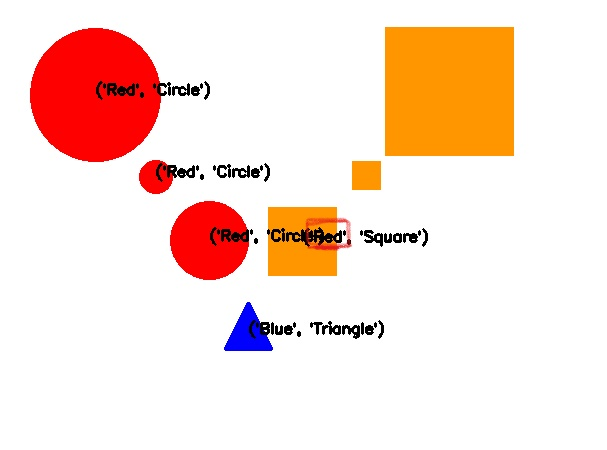
#> input picture issue1.jpg, 607 x 450 px; its folder holds only this picture in this run
$ python -i task_2a.py   (imports and definitions only)
#> lines starting #> are read from the running program, lines starting #| are printed output that depends on the picture; after the words box and inside, x2 and y2 are one past the last pixel; in counts of white or black regions, pixels touching at a corner belong together
#> further down, picture is the input picture: shape (450, 607, 3); mean B, G, R 213.6, 224.3, 249.8
'''
*****************************************************************************************
*
*        		===============================================
*           		Berryminator (BM) Theme (eYRC 2021-22)
*        		===============================================
*
*  This script is to implement Task 2A of Berryminator(BM) Theme (eYRC 2021-22).
*
*  This software is made available on an "AS IS WHERE IS BASIS".
*  Licensee/end user indemnifies and will keep e-Yantra indemnified from
*  any and all claim(s) that emanate from the use of the Software or
*  breach of the terms of this agreement.
*
*
*****************************************************************************************
'''

# Team ID:			BM_1424
# Author List:      Uzma Khan, Shairin Meraj, Abbas Haider, Faizan Choudhary
# Filename:			task_2a.py
# Functions:
# Global variables:
# 					[ List of global variables defined in this file ]

####################### IMPORT MODULES #######################
## You are not allowed to make any changes in this section. ##
## You have to implement this task with the three available ##
## modules for this task (numpy, opencv, os)                ##
##############################################################
import cv2
import numpy as np
import os, sys
import traceback
##############################################################

try:
	import sim

except Exception:
	print('\n[ERROR] It seems the sim.py OR simConst.py files are not found!')
	print('\n[WARNING] Make sure to have following files in the directory:')
	print('sim.py, simConst.py and appropriate library - remoteApi.dll (if on Windows), remoteApi.so (if on Linux) or remoteApi.dylib (if on Mac).\n')
	sys.exit()

try:
	import task_1b

except ImportError:
	print('\n[ERROR] task_1b.py file is not present in the current directory.')
	print('Your current directory is: ', os.getcwd())
	print('Make sure task_1b.py is present in this current directory.\n')
	sys.exit()


################# ADD UTILITY FUNCTIONS HERE #################
## You can define any utility functions for your code.      ##
## Please add proper comments to ensure that your code is   ##
## readable and easy to understand.                         ##
##############################################################

def centroid(contour):
	"""
	Purpose:
	---
	This function takes contour as an argument and returns a list containing
	the x and y values of the centroid

	Input Arguments:
	---
	`contour` : [ numpy array ]
			numpy array of (x, y) coordinates of boundary points of the object.

	Returns:
	---
	`centroid` : [ list ]
			list of (x,y) coordinates of the centroid of the contours
	"""

	centroid = []

	M = cv2.moments(contour)
	if M['m00'] != 0.0:
		cx = int(M['m10']/M['m00'])
		cy = int(M['m01']/M['m00'])

		centroid.append((cx,cy))

	return centroid

def colors_detected(img):
	"""
	Purpose:
	---
	This function takes the image as argument and returns a dictionary
	denoting the color of the shapes in the image.

	Input Arguments:
	---
	`img` : [ numpy array ]
			numpy array of image returned by cv2 library

	Returns:
	---
	`detected_colors` : {dictionary}
			dictionary containing details of colors present in image
	"""
	detected_colors = {}

	# image = cv2.imread(img)
	# Convert BGR to HSV
	hsv_frame = cv2.cvtColor(img, cv2.COLOR_BGR2HSV)
#> hsv_frame: shape (450, 607, 3); mean H, S, V 7.2, 40.5, 250.9

	# defining color ranges

	# pink color range
	low_pink = np.array([130, 0, 220], np.uint8)
	high_pink = np.array([170, 255, 255], np.uint8)
	pink_mask = cv2.inRange(hsv_frame, low_pink, high_pink)
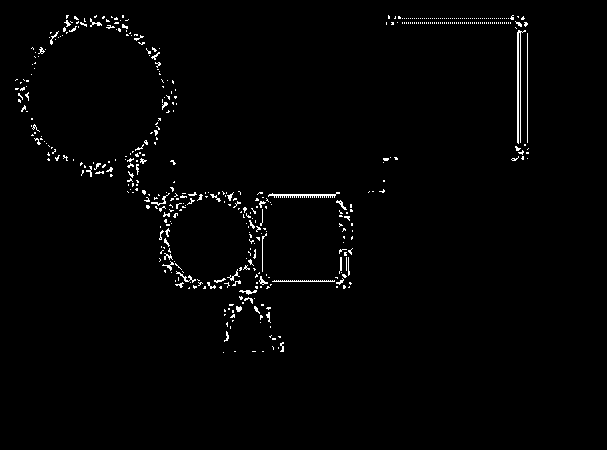
#> pink_mask: shape (450, 607); 1.5% white in thin lines or dots, all inside (x1, y1, x2, y2) = (15, 15, 529, 353)

	# blue color range
	low_blue = np.array([94, 80, 2], np.uint8)
	high_blue = np.array([126, 255, 255], np.uint8)
	blue_mask = cv2.inRange(hsv_frame, low_blue, high_blue)
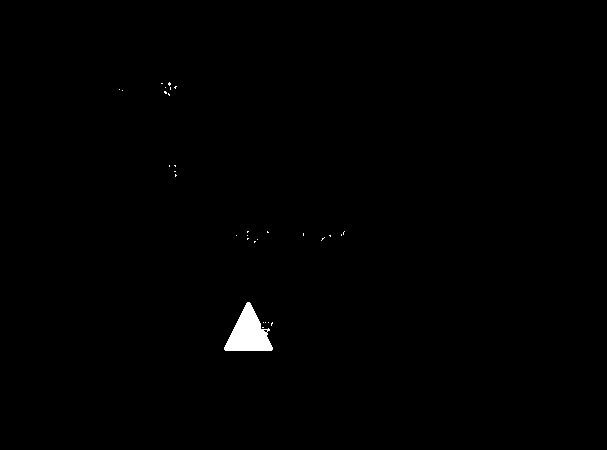
#> blue_mask: shape (450, 607); 0.53% white; 31 white regions (30 under 20 px), largest, box (x1, y1, x2, y2) and area: (224, 302, 273, 351) 1352

	# yellow color range
	low_yellow = np.array([22, 93, 0], np.uint8)
	high_yellow = np.array([45, 255, 255], np.uint8)
	yellow_mask = cv2.inRange(hsv_frame, low_yellow, high_yellow)
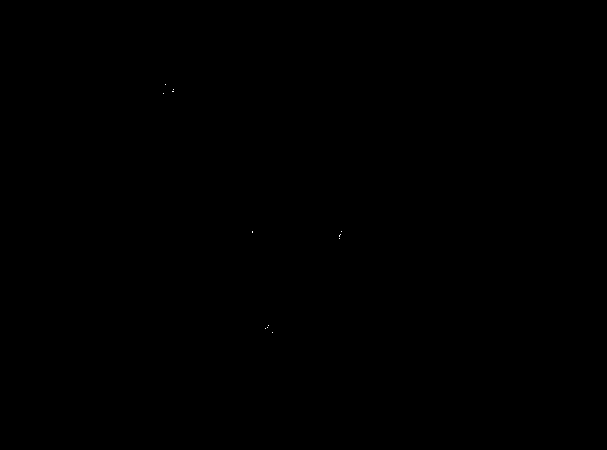
#> yellow_mask: shape (450, 607); 0.01% white in thin lines or dots, all inside (x1, y1, x2, y2) = (163, 84, 342, 333)

	#Morphological Transform: Dilation, to remove noises from the images and performing bitwise_and function to specifically detect a particular color.

	kernal = np.ones((6, 6), "uint8")

	# For pink color
	pink_mask = cv2.dilate(pink_mask, kernal)
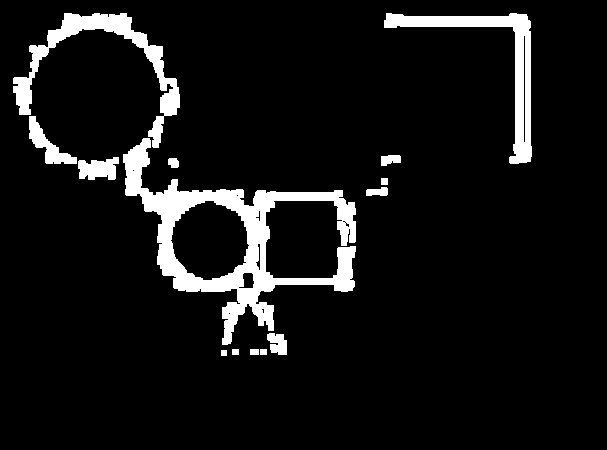
#> pink_mask: shape (450, 607); 7.9% white; 14 white regions, largest, box (x1, y1, x2, y2) and area: (123, 138, 356, 345) 11297, (13, 13, 180, 148) 4053, (384, 13, 532, 164) 3836

	# For blue color
	blue_mask = cv2.dilate(blue_mask, kernal)
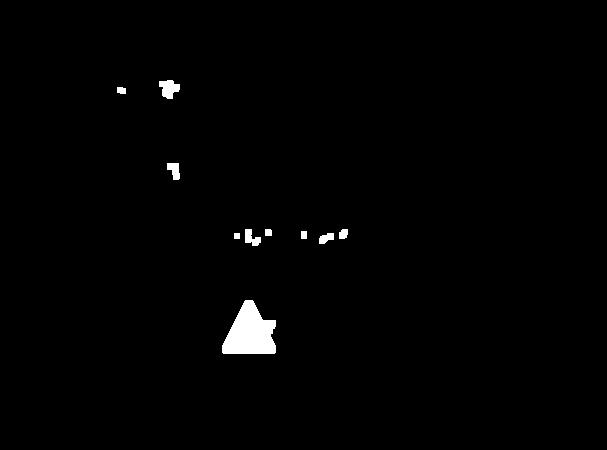
#> blue_mask: shape (450, 607); 1.1% white; 10 white regions, largest, box (x1, y1, x2, y2) and area: (222, 300, 276, 354) 1973, (159, 80, 180, 99) 268, (245, 229, 261, 246) 164

	# For yellow color
	yellow_mask = cv2.dilate(yellow_mask, kernal)
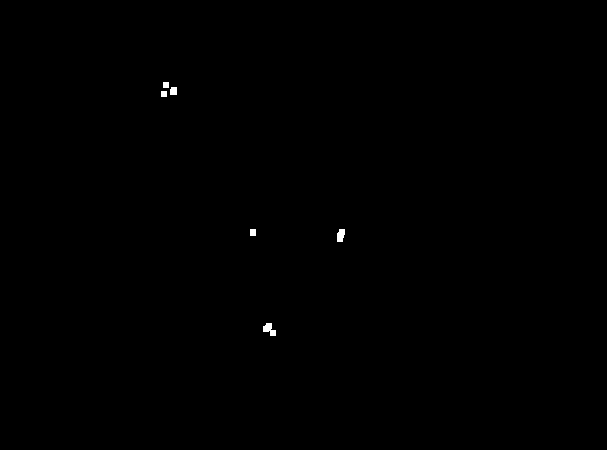
#> yellow_mask: shape (450, 607); 0.13% white; 6 white regions

	# Contours for color detection

	# Creating contour to track pink color
	pink_contours, _ = cv2.findContours(pink_mask, cv2.RETR_TREE, cv2.CHAIN_APPROX_SIMPLE)
#> pink_contours = 26 contours, 7 with area under 20; largest, box (x1, y1, x2, y2) and area: (123, 138, 356, 345) 15331, (170, 200, 250, 281) 4672, (13, 13, 180, 148) 3658, (384, 13, 532, 164) 3642, (29, 116, 77, 164) 726

	# Creating contour to track blue color
	blue_contours, _ = cv2.findContours(blue_mask, cv2.RETR_TREE, cv2.CHAIN_APPROX_SIMPLE)
#> blue_contours = 10 contours; largest, box (x1, y1, x2, y2) and area: (222, 300, 276, 354) 1883, (159, 80, 180, 99) 234, (245, 229, 261, 246) 132, (167, 163, 180, 180) 128, (319, 233, 334, 244) 92

	# Creating contour to track yellow color
	yellow_contours, _ = cv2.findContours(yellow_mask, cv2.RETR_TREE, cv2.CHAIN_APPROX_SIMPLE)
#> yellow_contours = 6 contours; box (x1, y1, x2, y2) and area: (263, 323, 276, 336) 79, (337, 229, 345, 242) 68, (170, 87, 177, 95) 40, (250, 229, 256, 236) 30, (161, 91, 167, 97) 25, (163, 82, 169, 88) 25

	pink = ()
	blue = ()
	yellow = ()

	pink_centroids = []
	blue_centroids = []
	yellow_centroids = []

	# PINK
	for contour in pink_contours:
		area = cv2.contourArea(contour)
		if(area > 300):
			centroids = centroid(contour)

		# centroid
			cx = centroids[0][0]
			cy = centroids[0][1]
			pink = (cx,cy)
			pink_centroids.append(pink)
#> this loop made 26 passes
#> (area, cx, cy) on passes 9, 11, 20, 23, 24, 26: (617, 97, 168), (15331, 227, 239), (4672, 209, 240), (725.5, 47, 144), (3642, 494, 64), (3657.5, 102, 60)
#> area on passes 5, 6, 8, 10, 14, 15: 286, 129, 76.5, 143, 174, 67
#> after the loop, pink_centroids = [(97, 168), (227, 239), (209, 240), (47, 144), (494, 64), (102, 60)]

	#BLUE
	for contour in blue_contours:
		area = cv2.contourArea(contour)
		if(area > 300):
			centroids = centroid(contour)

		# centroid
			cx = centroids[0][0]
			cy = centroids[0][1]
			blue = (cx,cy)
			blue_centroids.append(blue)
#> this loop made 10 passes
#> (area, cx, cy) on pass 1: (1883, 249, 332)
#> area on passes 2, 5, 6, 7, 8, 9: 92.5, 61, 35.5, 132, 128, 43
#> after the loop, blue_centroids = [(249, 332)]

	#YELLOW
	for contour in yellow_contours:
		area = cv2.contourArea(contour)
		if(area > 300):
			centroids = centroid(contour)

		# centroid
			cx = centroids[0][0]
			cy = centroids[0][1]
			yellow = (cx,cy)
			yellow_centroids.append(yellow)
#> this loop made 6 passes
#> area on passes 1, 2, 5: 79, 68, 40.5
#> area on passes 3, 4, 6: 30, 25, 25
#> after the loop, yellow_centroids = []

	detected_colors['Pink'] = pink_centroids
	detected_colors['Blue'] = blue_centroids
	detected_colors['Yellow'] = yellow_centroids

	return detected_colors


##############################################################

# [385 lines left out: functions get_vision_sensor_image, get_vision_sensor_depth_image, transform_vision_sensor_depth_image, detect_berries, detect_berry_positions, get_labeled_image, not called in this run]


# [157 lines not run here, left out]

>>> import cv2
>>> picture = cv2.imread('../issue1.jpg')
>>> result = colors_detected(picture)
#> result = {'Pink': [(97, 168), (227, 239), (209, 240), (47, 144), (494, 64), (102, 60)], 'Blue': [(249, 332)], 'Yellow': []}

$ run again, on issue2.jpg
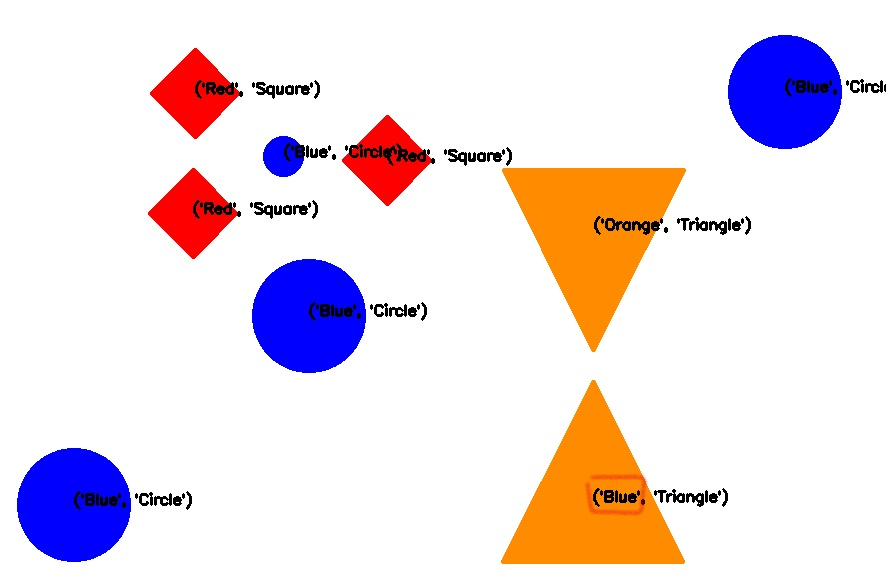
#> input picture issue2.jpg, 886 x 588 px
#> picture is the input picture: shape (588, 886, 3); mean B, G, R 228.8, 223.2, 236.2
#> hsv_frame: shape (588, 886, 3); mean H, S, V 13.2, 39, 250.9
#> in colors_detected, `pink_mask = cv2.inRange(hsv_frame, low_pink, high_pink)`:
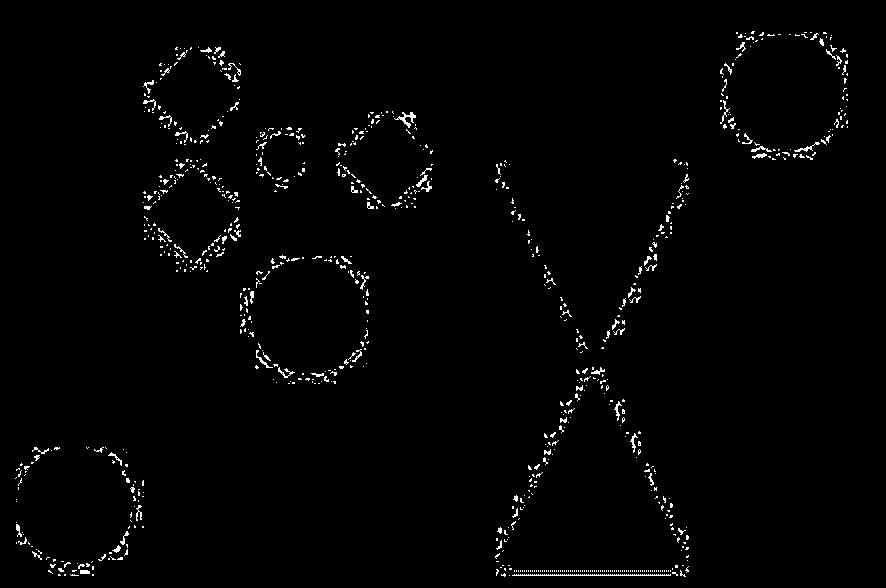
#> pink_mask: shape (588, 886); 1.5% white in thin lines or dots, all inside (x1, y1, x2, y2) = (15, 31, 848, 577)
#> in colors_detected, `blue_mask = cv2.dilate(blue_mask, kernal)`:
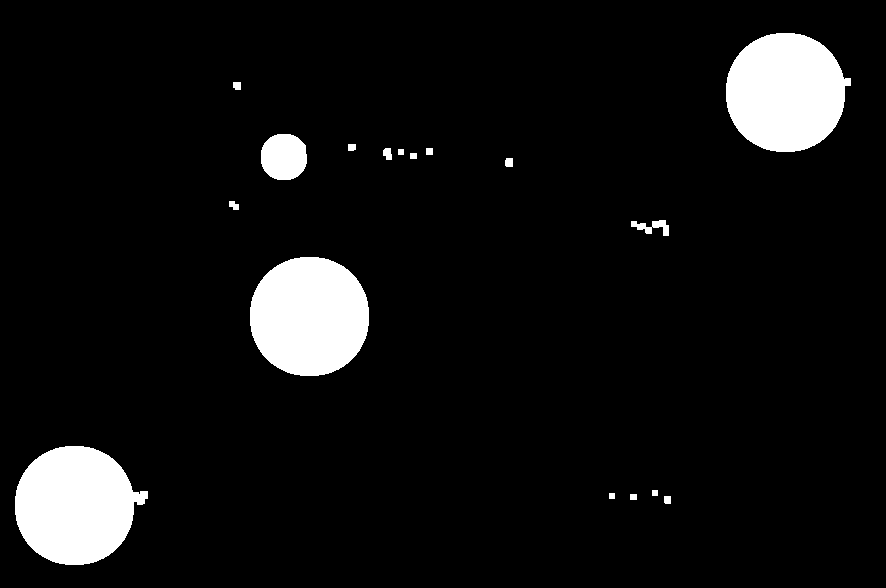
#> blue_mask: shape (588, 886); 7.1% white; 17 white regions, largest, box (x1, y1, x2, y2) and area: (15, 446, 148, 565) 11526, (726, 33, 851, 152) 11415, (250, 257, 369, 376) 11363
#> pink_contours = 65 contours, 36 with area under 20; largest, box (x1, y1, x2, y2) and area: (493, 365, 692, 580) 6788, (718, 29, 851, 163) 4804, (14, 445, 147, 579) 3316, (599, 157, 692, 352) 2591, (142, 214, 244, 275) 2440
#> blue_contours = 17 contours; largest, box (x1, y1, x2, y2) and area: (15, 446, 148, 565) 11338, (726, 33, 851, 152) 11238, (250, 257, 369, 376) 11192, (261, 134, 307, 180) 1680, (631, 220, 669, 236) 234
#> yellow_contours = 16 contours; largest, box (x1, y1, x2, y2) and area: (658, 494, 672, 505) 92, (133, 492, 143, 502) 60, (664, 226, 671, 234) 41, (228, 203, 235, 210) 35, (603, 492, 609, 499) 30
#> the loop in colors_detected, `for contour in pink_contours:` made 65 passes
#> (area, cx, cy) on passes 3, 9, 10, 11, 13, 23, 24, 28: (3316.5, 94, 527), (701.5, 32, 463), (416.5, 634, 442), (416.5, 618, 410), (6788, 586, 501), (305, 580, 342), (1928, 312, 365), (305, 564, 310)
#> after the loop in colors_detected, `for contour in pink_contours:`: pink_centroids = [(94, 527), (32, 463), (634, 442), (618, 410), (586, 501), (580, 342), (312, 365), (564, 310), (548, 278), (350, 275), (259, 291), (191, 245), (415, 190), (501, 175), (650, 255), (188, 183), (277, 154), (370, 152), (223, 64), (178, 104), (784, 95)]
#> the loop in colors_detected, `for contour in blue_contours:` made 17 passes
#> (area, cx, cy) on passes 5, 6, 15, 17: (11338, 74, 504), (11192, 309, 316), (1680, 283, 156), (11238, 785, 91)
#> after the loop in colors_detected, `for contour in blue_contours:`: blue_centroids = [(74, 504), (309, 316), (283, 156), (785, 91)]
#> the loop in colors_detected, `for contour in yellow_contours:` made 16 passes
#> area on passes 1, 2, 3, 5, 7, 9, 10, 12: 25, 25, 25, 30, 25, 25, 25, 25
#> after the loop in colors_detected, `for contour in yellow_contours:`: yellow_centroids = []
#> result = 3 items
